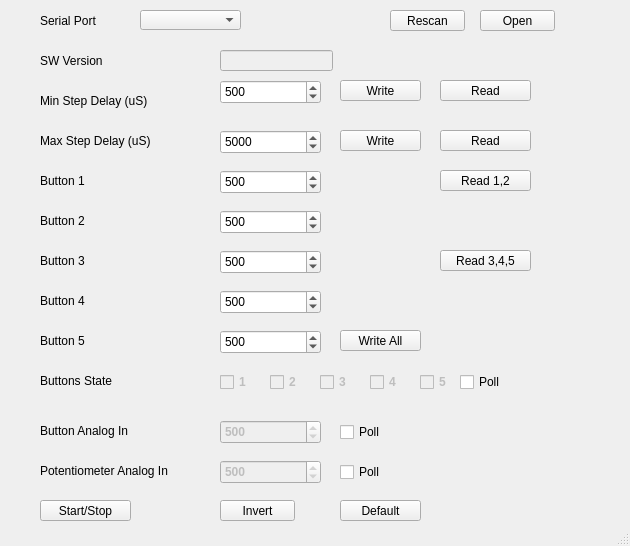
<?xml version="1.0" encoding="UTF-8"?>
<ui version="4.0">
 <class>MaintenanceGui</class>
 <widget class="QMainWindow" name="MaintenanceGui">
  <property name="windowModality">
   <enum>Qt::WindowModal</enum>
  </property>
  <property name="geometry">
   <rect>
    <x>0</x>
    <y>0</y>
    <width>630</width>
    <height>546</height>
   </rect>
  </property>
  <property name="windowTitle">
   <string>Stepper Maintenance</string>
  </property>
  <widget class="QWidget" name="centralwidget">
   <widget class="QPushButton" name="btnOpenSerialPort">
    <property name="geometry">
     <rect>
      <x>480</x>
      <y>10</y>
      <width>75</width>
      <height>21</height>
     </rect>
    </property>
    <property name="text">
     <string>Open</string>
    </property>
   </widget>
   <widget class="QComboBox" name="comboSelPort">
    <property name="geometry">
     <rect>
      <x>140</x>
      <y>10</y>
      <width>101</width>
      <height>20</height>
     </rect>
    </property>
   </widget>
   <widget class="QLabel" name="label">
    <property name="geometry">
     <rect>
      <x>40</x>
      <y>10</y>
      <width>81</width>
      <height>21</height>
     </rect>
    </property>
    <property name="text">
     <string>Serial Port</string>
    </property>
   </widget>
   <widget class="QPushButton" name="btnRescanPorts">
    <property name="geometry">
     <rect>
      <x>390</x>
      <y>10</y>
      <width>75</width>
      <height>21</height>
     </rect>
    </property>
    <property name="text">
     <string>Rescan</string>
    </property>
   </widget>
   <widget class="QSpinBox" name="spinMinDelay">
    <property name="geometry">
     <rect>
      <x>220</x>
      <y>80</y>
      <width>101</width>
      <height>24</height>
     </rect>
    </property>
    <property name="minimum">
     <number>10</number>
    </property>
    <property name="maximum">
     <number>10000</number>
    </property>
    <property name="value">
     <number>500</number>
    </property>
   </widget>
   <widget class="QLabel" name="label_2">
    <property name="geometry">
     <rect>
      <x>40</x>
      <y>90</y>
      <width>141</width>
      <height>21</height>
     </rect>
    </property>
    <property name="text">
     <string>Min Step Delay (uS)</string>
    </property>
   </widget>
   <widget class="QSpinBox" name="spinMaxDelay">
    <property name="geometry">
     <rect>
      <x>220</x>
      <y>130</y>
      <width>101</width>
      <height>24</height>
     </rect>
    </property>
    <property name="minimum">
     <number>10</number>
    </property>
    <property name="maximum">
     <number>10000</number>
    </property>
    <property name="value">
     <number>5000</number>
    </property>
   </widget>
   <widget class="QLabel" name="label_3">
    <property name="geometry">
     <rect>
      <x>40</x>
      <y>130</y>
      <width>141</width>
      <height>21</height>
     </rect>
    </property>
    <property name="text">
     <string>Max Step Delay (uS)</string>
    </property>
   </widget>
   <widget class="QPushButton" name="btnWriteMinDelay">
    <property name="geometry">
     <rect>
      <x>340</x>
      <y>80</y>
      <width>81</width>
      <height>21</height>
     </rect>
    </property>
    <property name="text">
     <string>Write</string>
    </property>
   </widget>
   <widget class="QPushButton" name="btnReadMinDelay">
    <property name="geometry">
     <rect>
      <x>440</x>
      <y>80</y>
      <width>91</width>
      <height>21</height>
     </rect>
    </property>
    <property name="text">
     <string>Read</string>
    </property>
   </widget>
   <widget class="QPushButton" name="btnWriteMaxDelay">
    <property name="geometry">
     <rect>
      <x>340</x>
      <y>130</y>
      <width>81</width>
      <height>21</height>
     </rect>
    </property>
    <property name="text">
     <string>Write</string>
    </property>
   </widget>
   <widget class="QPushButton" name="btnReadMaxDelay">
    <property name="geometry">
     <rect>
      <x>440</x>
      <y>130</y>
      <width>91</width>
      <height>21</height>
     </rect>
    </property>
    <property name="text">
     <string>Read</string>
    </property>
   </widget>
   <widget class="QPushButton" name="btnStartStopMotor">
    <property name="geometry">
     <rect>
      <x>40</x>
      <y>500</y>
      <width>91</width>
      <height>21</height>
     </rect>
    </property>
    <property name="text">
     <string>Start/Stop</string>
    </property>
   </widget>
   <widget class="QPushButton" name="btnInvert">
    <property name="geometry">
     <rect>
      <x>220</x>
      <y>500</y>
      <width>75</width>
      <height>21</height>
     </rect>
    </property>
    <property name="text">
     <string>Invert</string>
    </property>
   </widget>
   <widget class="QPushButton" name="btnDefault">
    <property name="geometry">
     <rect>
      <x>340</x>
      <y>500</y>
      <width>81</width>
      <height>21</height>
     </rect>
    </property>
    <property name="text">
     <string>Default</string>
    </property>
   </widget>
   <widget class="QLabel" name="label_4">
    <property name="geometry">
     <rect>
      <x>40</x>
      <y>170</y>
      <width>141</width>
      <height>21</height>
     </rect>
    </property>
    <property name="text">
     <string>Button 1</string>
    </property>
   </widget>
   <widget class="QSpinBox" name="spinButton1">
    <property name="geometry">
     <rect>
      <x>220</x>
      <y>170</y>
      <width>101</width>
      <height>24</height>
     </rect>
    </property>
    <property name="minimum">
     <number>0</number>
    </property>
    <property name="maximum">
     <number>1023</number>
    </property>
    <property name="value">
     <number>500</number>
    </property>
   </widget>
   <widget class="QLabel" name="label_5">
    <property name="geometry">
     <rect>
      <x>40</x>
      <y>210</y>
      <width>141</width>
      <height>21</height>
     </rect>
    </property>
    <property name="text">
     <string>Button 2</string>
    </property>
   </widget>
   <widget class="QSpinBox" name="spinButton2">
    <property name="geometry">
     <rect>
      <x>220</x>
      <y>210</y>
      <width>101</width>
      <height>24</height>
     </rect>
    </property>
    <property name="minimum">
     <number>0</number>
    </property>
    <property name="maximum">
     <number>1023</number>
    </property>
    <property name="value">
     <number>500</number>
    </property>
   </widget>
   <widget class="QLabel" name="label_6">
    <property name="geometry">
     <rect>
      <x>40</x>
      <y>250</y>
      <width>141</width>
      <height>21</height>
     </rect>
    </property>
    <property name="text">
     <string>Button 3</string>
    </property>
   </widget>
   <widget class="QSpinBox" name="spinButton3">
    <property name="geometry">
     <rect>
      <x>220</x>
      <y>250</y>
      <width>101</width>
      <height>24</height>
     </rect>
    </property>
    <property name="minimum">
     <number>0</number>
    </property>
    <property name="maximum">
     <number>1023</number>
    </property>
    <property name="value">
     <number>500</number>
    </property>
   </widget>
   <widget class="QSpinBox" name="spinButton4">
    <property name="geometry">
     <rect>
      <x>220</x>
      <y>290</y>
      <width>101</width>
      <height>24</height>
     </rect>
    </property>
    <property name="minimum">
     <number>0</number>
    </property>
    <property name="maximum">
     <number>1023</number>
    </property>
    <property name="value">
     <number>500</number>
    </property>
   </widget>
   <widget class="QLabel" name="label_7">
    <property name="geometry">
     <rect>
      <x>40</x>
      <y>290</y>
      <width>141</width>
      <height>21</height>
     </rect>
    </property>
    <property name="text">
     <string>Button 4</string>
    </property>
   </widget>
   <widget class="QPushButton" name="btnReadButton1">
    <property name="geometry">
     <rect>
      <x>440</x>
      <y>170</y>
      <width>91</width>
      <height>21</height>
     </rect>
    </property>
    <property name="text">
     <string>Read 1,2</string>
    </property>
   </widget>
   <widget class="QPushButton" name="btnReadButton3">
    <property name="geometry">
     <rect>
      <x>440</x>
      <y>250</y>
      <width>91</width>
      <height>21</height>
     </rect>
    </property>
    <property name="text">
     <string>Read 3,4,5</string>
    </property>
   </widget>
   <widget class="QCheckBox" name="checkButton1">
    <property name="enabled">
     <bool>false</bool>
    </property>
    <property name="geometry">
     <rect>
      <x>220</x>
      <y>370</y>
      <width>41</width>
      <height>24</height>
     </rect>
    </property>
    <property name="font">
     <font>
      <weight>75</weight>
      <bold>true</bold>
     </font>
    </property>
    <property name="text">
     <string>1</string>
    </property>
   </widget>
   <widget class="QCheckBox" name="checkButton2">
    <property name="enabled">
     <bool>false</bool>
    </property>
    <property name="geometry">
     <rect>
      <x>270</x>
      <y>370</y>
      <width>41</width>
      <height>24</height>
     </rect>
    </property>
    <property name="font">
     <font>
      <weight>75</weight>
      <bold>true</bold>
     </font>
    </property>
    <property name="text">
     <string>2</string>
    </property>
   </widget>
   <widget class="QCheckBox" name="checkButton4">
    <property name="enabled">
     <bool>false</bool>
    </property>
    <property name="geometry">
     <rect>
      <x>370</x>
      <y>370</y>
      <width>41</width>
      <height>24</height>
     </rect>
    </property>
    <property name="font">
     <font>
      <weight>75</weight>
      <bold>true</bold>
     </font>
    </property>
    <property name="text">
     <string>4</string>
    </property>
   </widget>
   <widget class="QCheckBox" name="checkButton3">
    <property name="enabled">
     <bool>false</bool>
    </property>
    <property name="geometry">
     <rect>
      <x>320</x>
      <y>370</y>
      <width>41</width>
      <height>24</height>
     </rect>
    </property>
    <property name="font">
     <font>
      <weight>75</weight>
      <bold>true</bold>
     </font>
    </property>
    <property name="text">
     <string>3</string>
    </property>
   </widget>
   <widget class="QLabel" name="label_8">
    <property name="geometry">
     <rect>
      <x>40</x>
      <y>370</y>
      <width>141</width>
      <height>21</height>
     </rect>
    </property>
    <property name="text">
     <string>Buttons State</string>
    </property>
   </widget>
   <widget class="QLabel" name="label_9">
    <property name="geometry">
     <rect>
      <x>40</x>
      <y>420</y>
      <width>141</width>
      <height>21</height>
     </rect>
    </property>
    <property name="text">
     <string>Button Analog In</string>
    </property>
   </widget>
   <widget class="QSpinBox" name="spinAnalogIn2">
    <property name="enabled">
     <bool>false</bool>
    </property>
    <property name="geometry">
     <rect>
      <x>220</x>
      <y>420</y>
      <width>101</width>
      <height>24</height>
     </rect>
    </property>
    <property name="font">
     <font>
      <weight>75</weight>
      <bold>true</bold>
     </font>
    </property>
    <property name="minimum">
     <number>0</number>
    </property>
    <property name="maximum">
     <number>1023</number>
    </property>
    <property name="value">
     <number>500</number>
    </property>
   </widget>
   <widget class="QLabel" name="label_10">
    <property name="geometry">
     <rect>
      <x>40</x>
      <y>330</y>
      <width>141</width>
      <height>21</height>
     </rect>
    </property>
    <property name="text">
     <string>Button 5</string>
    </property>
   </widget>
   <widget class="QPushButton" name="btnWriteButtons">
    <property name="geometry">
     <rect>
      <x>340</x>
      <y>330</y>
      <width>81</width>
      <height>21</height>
     </rect>
    </property>
    <property name="text">
     <string>Write All</string>
    </property>
   </widget>
   <widget class="QSpinBox" name="spinButton5">
    <property name="geometry">
     <rect>
      <x>220</x>
      <y>330</y>
      <width>101</width>
      <height>24</height>
     </rect>
    </property>
    <property name="minimum">
     <number>0</number>
    </property>
    <property name="maximum">
     <number>1023</number>
    </property>
    <property name="value">
     <number>500</number>
    </property>
   </widget>
   <widget class="QCheckBox" name="checkButton5">
    <property name="enabled">
     <bool>false</bool>
    </property>
    <property name="geometry">
     <rect>
      <x>420</x>
      <y>370</y>
      <width>41</width>
      <height>24</height>
     </rect>
    </property>
    <property name="font">
     <font>
      <weight>75</weight>
      <bold>true</bold>
     </font>
    </property>
    <property name="text">
     <string>5</string>
    </property>
   </widget>
   <widget class="QCheckBox" name="checkPollButtons">
    <property name="geometry">
     <rect>
      <x>460</x>
      <y>370</y>
      <width>92</width>
      <height>24</height>
     </rect>
    </property>
    <property name="text">
     <string>Poll</string>
    </property>
   </widget>
   <widget class="QCheckBox" name="checkPollAnalog2">
    <property name="geometry">
     <rect>
      <x>340</x>
      <y>420</y>
      <width>92</width>
      <height>24</height>
     </rect>
    </property>
    <property name="text">
     <string>Poll</string>
    </property>
   </widget>
   <widget class="QLabel" name="label_11">
    <property name="geometry">
     <rect>
      <x>40</x>
      <y>460</y>
      <width>141</width>
      <height>21</height>
     </rect>
    </property>
    <property name="text">
     <string>Potentiometer Analog In</string>
    </property>
   </widget>
   <widget class="QCheckBox" name="checkPollAnalog5">
    <property name="geometry">
     <rect>
      <x>340</x>
      <y>460</y>
      <width>92</width>
      <height>24</height>
     </rect>
    </property>
    <property name="text">
     <string>Poll</string>
    </property>
   </widget>
   <widget class="QSpinBox" name="spinAnalogIn5">
    <property name="enabled">
     <bool>false</bool>
    </property>
    <property name="geometry">
     <rect>
      <x>220</x>
      <y>460</y>
      <width>101</width>
      <height>24</height>
     </rect>
    </property>
    <property name="font">
     <font>
      <weight>75</weight>
      <bold>true</bold>
     </font>
    </property>
    <property name="minimum">
     <number>0</number>
    </property>
    <property name="maximum">
     <number>1023</number>
    </property>
    <property name="value">
     <number>500</number>
    </property>
   </widget>
   <widget class="QLabel" name="label_12">
    <property name="geometry">
     <rect>
      <x>40</x>
      <y>50</y>
      <width>141</width>
      <height>21</height>
     </rect>
    </property>
    <property name="text">
     <string>SW Version</string>
    </property>
   </widget>
   <widget class="QLineEdit" name="lineSwVers">
    <property name="enabled">
     <bool>false</bool>
    </property>
    <property name="geometry">
     <rect>
      <x>220</x>
      <y>50</y>
      <width>113</width>
      <height>21</height>
     </rect>
    </property>
    <property name="font">
     <font>
      <weight>75</weight>
      <bold>true</bold>
     </font>
    </property>
   </widget>
  </widget>
  <widget class="QStatusBar" name="statusbar"/>
  <action name="actionClear_logs">
   <property name="text">
    <string>Clear logs</string>
   </property>
  </action>
 </widget>
 <resources/>
 <connections/>
</ui>
